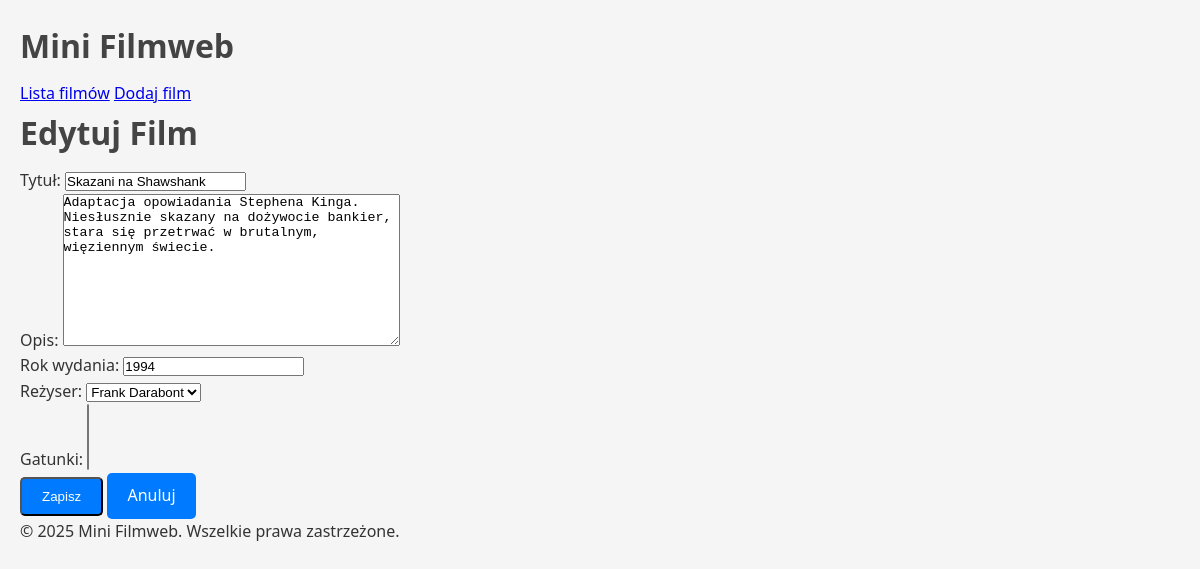
/movie/3/edit/, run on the app's committed database.
### mini_filmweb/models.py (models this page shows, shortened)
class Movie(models.Model):
    title = models.CharField(max_length=200, verbose_name="Tytuł")
    description = models.TextField(verbose_name="Opis")
    release_year = models.PositiveIntegerField(verbose_name="Rok wydania")  # Użyłem PositiveIntegerField, aby uniknąć ujemnych lat
    director = models.ForeignKey(Director, on_delete=models.CASCADE, related_name='movies', verbose_name="Reżyser")
    genres = models.ManyToManyField('Genre', related_name='movies', verbose_name="Gatunki", blank=True)  # Dodano blank=True

### mini_filmweb/views.py (the view)
# urls.py: path('movie/<int:pk>/edit/', MovieUpdateView.as_view(), name='movie_edit'),
class MovieUpdateView(UpdateView):
    model = Movie
    template_name = 'movies/movie_form.html'
    fields = ['title', 'description', 'release_year', 'director', 'genres']
    success_url = reverse_lazy('mini_filmweb:movie_list')

### mini_filmweb/models.py (called while the page is built)
    def __str__(self):
        return self.name

### mini_filmweb/templates/movies/movie_form.html (shortened to what this page needs)
{% extends 'movies/base.html' %}
{% load static %}
{% block content %}
<div class="movie-form">
    <h1>{% if form.instance.pk %}Edytuj Film{% else %}Dodaj Nowy Film{% endif %}</h1>
    <form method="post">
        {{ form.as_p }}
        <button type="submit" class="button">Zapisz</button>
        <a href="{% url 'mini_filmweb:movie_list' %}" class="button">Anuluj</a>
    </form>
</div>
{% endblock %}

### mini_filmweb/static/css/style.css (style rules this page uses)
* { margin: 0; padding: 0; box-sizing: border-box; }
body { font-family: 'Segoe UI', Tahoma, Geneva, Verdana, sans-serif; background-color: #f5f5f5; color: #333; line-height: 1.6; padding: 20px; }
h1, h2, h3 { color: #444; margin-bottom: 10px; }
.button { display: inline-block; padding: 10px 20px; background-color: #007BFF; color: #fff; text-decoration: none; border-radius: 5px; transition: background-color 0.3s ease; }

### data on the page
Movie: title "Skazani na Shawshank", description "Adaptacja opowiadania Stephena Kinga. Niesłusznie skazany na dożywocie bankier, stara się przetrwać w brutalnym, więziennym świecie.", release_year "1994", director "Frank Darabont"
